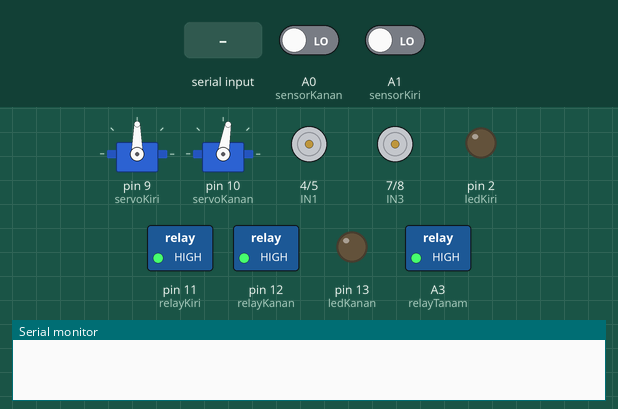
A sketch run on a simulated Arduino Uno, built with avr-gcc and run on an emulated ATmega328P. On the bench: 2 × servo, motor-driver pin pairs drawn as motors (green arrow = first pin HIGH = forward, orange = second pin HIGH = backward, longer = more drive, scaled by the enable pin), switched loads named in the sketch (green lamp = pin HIGH), output pins drawn as LEDs (lit = HIGH), the last lines printed to the serial monitor. The inputs (shaded band) are chosen by the test bench; at power-on: A0 (sensorKanan) LOW, A1 (sensorKiri) LOW.

Above: at 1.2 s.
1.3 s: "r" received over Serial
At 2.0 s:
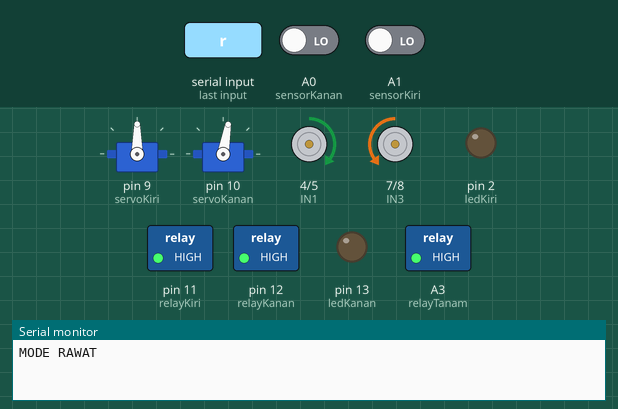
4.3 s: A0 (sensorKanan) driven HIGH
At 7.3 s:
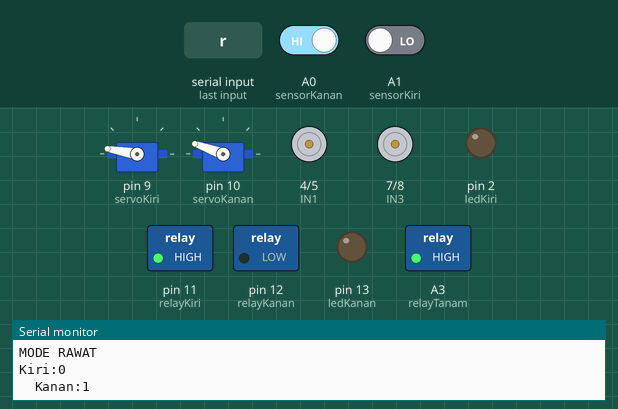
At 46.3 s:
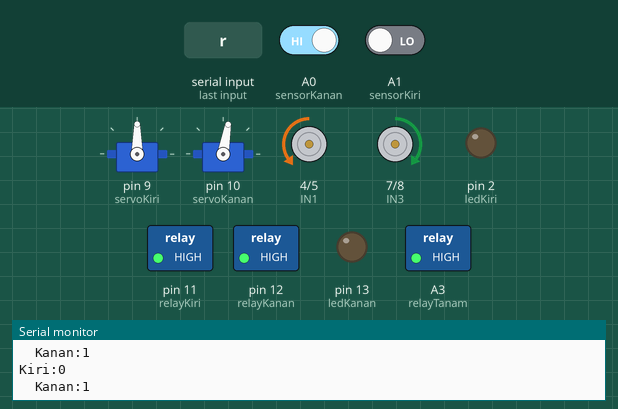
Timing chart, 0 to 46.6 s (numbered marks = the images above; inputs shaded):
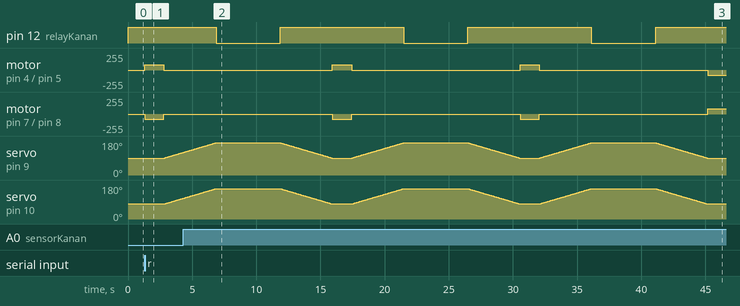

The sketch:

Arduino_Penyiram_Beroda.ino
```cpp
#include <Servo.h>
#include "ardupin.h"

//SERVO;
Servo myservoL;
Servo myservoR;
//SERVO CONFIG
int setSudutServo = 80;
int setDefaultSpeedMotor = 80;
int setMaxServo = 160;
int setMinServo = setSudutServo;
int setIntervalServo = 1;

int waktuTanam = 20;
//VAR BACA SENSOR
int sensorL;
int sensorR;

//JALAN
int jalan = 1;
int maxJalan = 3;

void tanam(int delayTanam = waktuTanam);
void setDefaultServo(int sudut = setSudutServo);
void motorKanan(int myspeed = setDefaultSpeedMotor);
void motorKiri(int myspeed = setDefaultSpeedMotor);
void maju(int myspeed = setDefaultSpeedMotor);
void mundur(int myspeed = setDefaultSpeedMotor);
char recv;

void setup() {
  Serial.begin(38400);
  //MOTOR
  pinMode(enA, OUTPUT);
  pinMode(IN1, OUTPUT);
  pinMode(IN2, OUTPUT);

  pinMode(enB, OUTPUT);
  pinMode(IN3, OUTPUT);
  pinMode(IN4, OUTPUT);

  //RELAY
  pinMode(relayKanan, OUTPUT);
  pinMode(relayKiri, OUTPUT);
  pinMode(relayTanam, OUTPUT);
  digitalWrite(relayKanan, HIGH);
  digitalWrite(relayKiri, HIGH);
  digitalWrite(relayTanam, HIGH);

  //SERVO
  myservoL.attach(servoKiri);
  myservoR.attach(servoKanan);
  setDefaultServo();

  //LED UV
  pinMode(ledKiri, OUTPUT);
  pinMode(ledKanan, OUTPUT);

}

void loop() {
  if (Serial.available()) {
    recv = Serial.read();
    if (recv == 'r') {
      //Serial.print("RAWAT");
      Serial.write("MODE RAWAT \n");
      while (1) {
        if (jalan <= maxJalan) maju();
        else if (jalan <= maxJalan * 2) mundur();
        jalan++;

        delay(1500);
        stops();
        turunServo();
        //tanam();
        startSensorRelay();
        naikServo();

        if (jalan > maxJalan * 2) {
          jalan = 1; stops(); break;
        }
      }
    }
    else if (recv == 't') {
      //Serial.print("TANAM");
      Serial.write("MODE TANAM \n");
      while (1) {
        if (jalan <= maxJalan) maju();
        else if (jalan <= maxJalan * 2) mundur();
        jalan++;

        delay(1500);
        stops();
        turunServo();
        delay(2000);
        tanam();
        startSensorRelay();
        naikServo();

        if (jalan > maxJalan * 2) {
          jalan = 1; stops(); break;
        }
      }


    } else if (recv == 's') {
      //Serial.print("TANAM");
      Serial.write("MODE SPECIAL \n");
      while (1) {
        if (jalan <= maxJalan) maju();
        else if (jalan <= maxJalan * 2) mundur();
        jalan++;

        delay(1500);
        stops();
        turunServo();

        if (jalan <= maxJalan) {
          delay(2000);
          tanam();
        }

        startSensorRelay();
        naikServo();

        if (jalan > maxJalan * 2) {
          jalan = 1; stops(); break;
        }
      }


    }
    else {}

  }
  //
  //  if (jalan <= maxJalan) maju();
  //  else if (jalan <= maxJalan * 2) mundur();
  //  jalan++;
  //
  //  delay(2000);
  //  stops();
  //  turunServo();
  //  tanam();
  //  startSensorRelay();
  //  naikServo();
  //
  //  if (jalan > maxJalan * 2) {
  //    jalan = 1;
  //  }

}
void tanam(int delayTanam) {
  digitalWrite(relayTanam, LOW);
  delay(20);
  digitalWrite(relayTanam, HIGH);
}
void motorKanan(int myspeed) {
  if (myspeed == 0) {
    analogWrite(enA, 0);
    digitalWrite(IN1, LOW);
    digitalWrite(IN2, LOW);
  } else if (myspeed < 0) {
    myspeed = abs(myspeed);
    analogWrite(enA, myspeed);
    digitalWrite(IN1, LOW);
    digitalWrite(IN2, HIGH);
  } else {
    analogWrite(enA, myspeed);
    digitalWrite(IN1, HIGH);
    digitalWrite(IN2, LOW);
  }

}
void motorKiri(int myspeed) {
  if (myspeed == 0) {
    analogWrite(enB, 0);
    digitalWrite(IN3, LOW);
    digitalWrite(IN4, LOW);
  }
  else if (myspeed < 0) {
    myspeed = abs(myspeed);
    analogWrite(enB, myspeed);
    digitalWrite(IN3, HIGH);
    digitalWrite(IN4, LOW);
  } else {
    analogWrite(enB, myspeed);
    digitalWrite(IN3, LOW);
    digitalWrite(IN4, HIGH);
  }

}
void setMotor(int motorKiriSpeed, int motorKananSpeed) {
  motorKiri(motorKiriSpeed);
  motorKanan(motorKananSpeed);
}
void maju(int myspeed) {
  setMotor(myspeed, myspeed);
}
void mundur(int myspeed) {
  setMotor(-myspeed, -myspeed);
}
void stops() {
  setMotor(0, 0);
}
void setDefaultServo(int sudut) {
  int sudutSpecial = constrain(sudut + 10, 0, 180);
  myservoL.write(sudutSpecial);
  myservoR.write(sudut);
}
void turunServo() {
  for (int i = setMinServo; i <= setMaxServo; i += setIntervalServo) {
    setDefaultServo(i);
    delay(50);
  }
}
void naikServo() {
  for (int i = setMaxServo; i >= setMinServo; i -= setIntervalServo) {
    setDefaultServo(i);
    delay(50);
  }
}
void startSensorRelay() {

  sensorL = digitalRead(sensorKiri);
  sensorR = digitalRead(sensorKanan);
  Serial.print("Kiri:"); Serial.println(sensorL);
  Serial.print("\tKanan:"); Serial.println(sensorR);
  if (sensorL == HIGH) {
    digitalWrite(relayKiri, LOW);
  }
  if (sensorR == HIGH) {
    digitalWrite(relayKanan, LOW);
  }
  delay(5000);
  digitalWrite(relayKanan, HIGH);
  digitalWrite(relayKiri, HIGH);
}
```

ardupin.h
```cpp
#define servoKiri 9
#define servoKanan 10

#define enA 3
#define IN1 4
#define IN2 5

#define enB 6
#define IN3 7
#define IN4 8

#define sensorKanan A0
#define sensorKiri A1

#define relayKanan 12
#define relayKiri 11
#define relayTanam A3

#define ledKiri 2
#define ledKanan 13
```

Measured:
- after the input at 1.3 s, motor on pin 4 (IN1) / pin 5 (IN2): stopped → forward 80/255 at once, → stopped 1.5 s later; motor on pin 7 (IN3) / pin 8 (IN4): stopped → backward 80/255 at once, → stopped 1.5 s later
- after the input at 4.3 s, pin 12 (relayKanan): alternates HIGH for 9.6 s and LOW for 5.0 s, starting after 2.6 s
